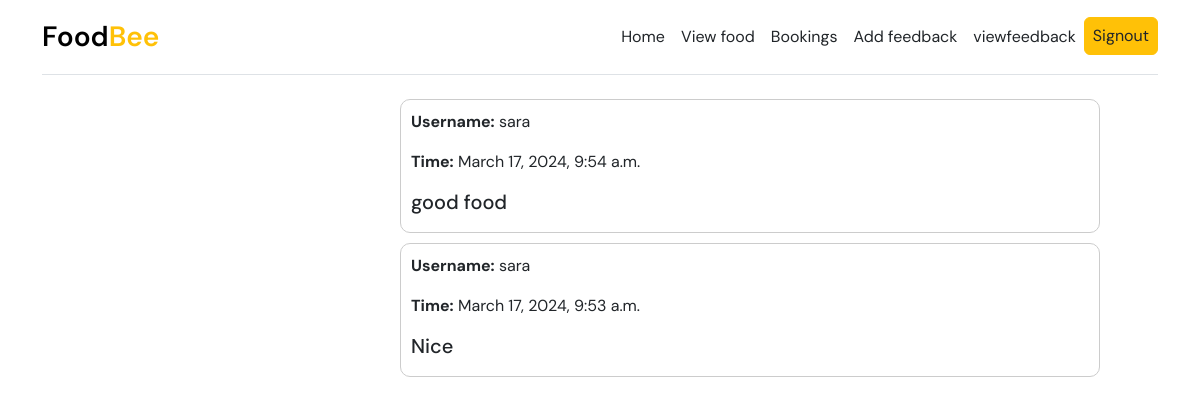
Screenshot of /view_feedbacks/ with the database file from the repository.
### users/models.py (models this page shows, shortened)
class Feedback(models.Model):
    user = models.ForeignKey(User, on_delete=models.CASCADE)
    content = models.TextField()
    time = models.DateTimeField(auto_now_add=True)

### users/views.py (the view)
# urls.py: path('view_feedbacks/', views.view_feedbacks, name='view_feedbacks'),
def view_feedbacks(request):
    feedbacks = Feedback.objects.all().order_by('-time')
    return render(request, 'user/view_feedbacks.html', {'feedbacks': feedbacks})

### templates/user/view_feedbacks.html (shortened to what this page needs)
{% extends "user/viewpage.html" %}
{% load static %}
{% block content %}
{% for feedback in feedbacks %}
  <div class="feedback-box">
    <p><strong>Username:</strong> {{ feedback.user.username }}</p>
    <p><strong>Time:</strong> {{ feedback.time }}</p>
    <h5> {{ feedback.content }}</h5>
  </div>
{% empty %}
  <p>No feedbacks available.</p>
{% endfor %}
{% endblock %}

### templates/user/viewpage.html (style rules this page uses)
body { font-family: "DM Sans"; }

### templates/user/view_feedbacks.html (style rules this page uses)
.feedback-box { border: 1px solid #ccc; padding: 10px; margin-bottom: 10px; border-radius: 5px; width: 700px; border-radius: 10px; margin-left: 400px; }

### rows the page displays
Feedback: user.username "sara", time "March 17, 2024, 9:54 a.m.", content "good food"
Feedback: user.username "sara", time "March 17, 2024, 9:53 a.m.", content "Nice"
